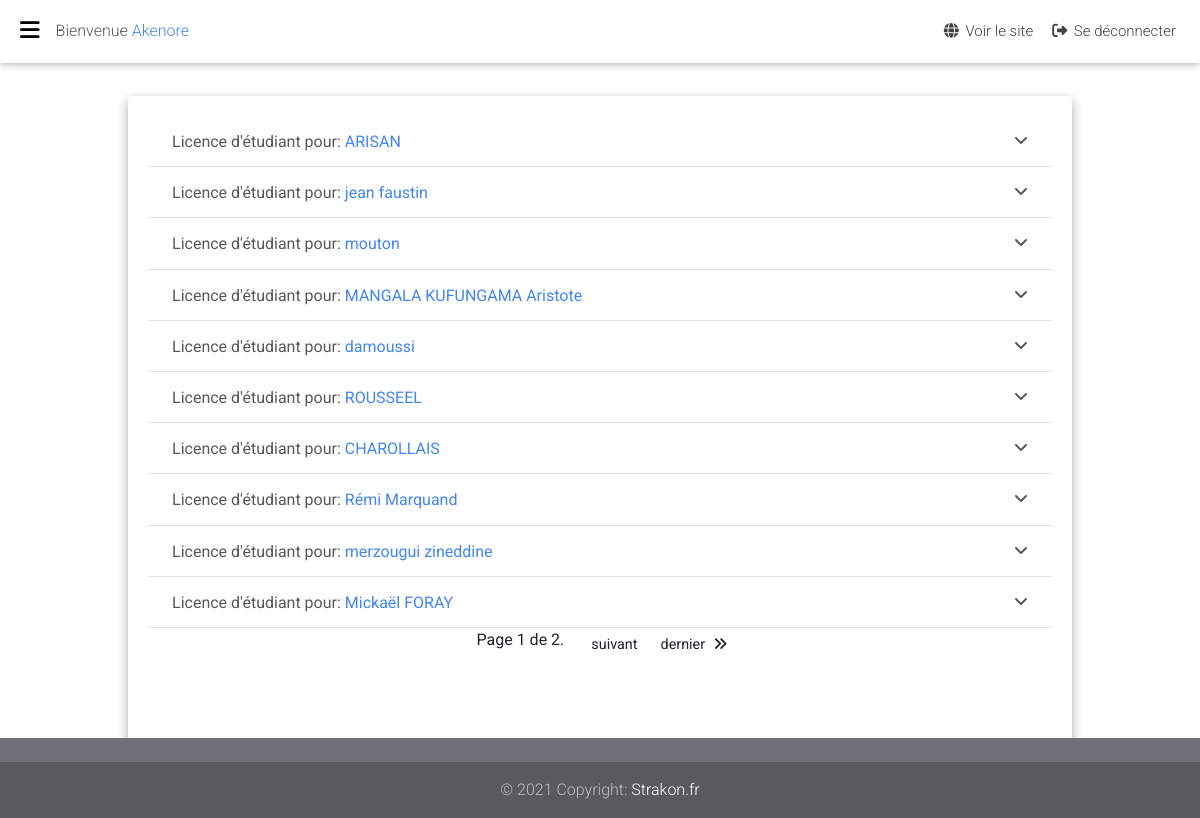
Screenshot of /myadmin/licence/etudiant/ (signed in) with the database file from the repository.
### frontend/models.py (models this page shows, shortened)
class LicenceEtudiant(models.Model):
    COMANDE = [
        ('Licence', 'Licence'),
        ('Mise à jour', 'Mise à jour')
    ]
    COUNTRIES = [
        ('Algérie', 'Algérie'),
        ('Afrique du Sud', 'Afrique du Sud'),
        ('Angola', 'Angola'),
        ('Bénin', 'Bénin'),
        ('Botswana', 'Botswana'),
        ('Burkina', 'Burkina'),
        ('Burundi', 'Burundi'),
        ('Cameroun', 'Cameroun'),
        ('Cap-Vert', 'Cap-Vert'),
        ('République centrafricaine', 'République centrafricaine'),
        ('Comores', 'Comores'),
        ('Congo', 'Congo'),
        ('République démocratique du Congo', 'République démocratique du Congo'),
        ("Côte d'Ivoire", "Côte d'Ivoire"),
        ('Djibouti', 'Djibouti'),
        ('Égypte', 'Égypte'),
        ('Érythrée', 'Érythrée'),
        ('Éthiopie', 'Éthiopie'),
        ('Gabon', 'Gabon'),
        ('Gambie', 'Gambie'),
        ('Ghana', 'Ghana'),
        ('Guinée', 'Guinée'),
        ('Guinée-Bissau', 'Guinée-Bissau'),
        ('Guinée équatoriale', 'Guinée équatoriale'),
        ('Kenya', 'Kenya'),
        ('Lesotho', 'Lesotho'),
        ('Libéria', 'Libéria'),
        ('Libye', 'Libye'),
        ('Madagascar', 'Madagascar'),
        ('Malawi', 'Malawi'),
        ('Mali', 'Mali'),
        ('Maroc', 'Maroc'),
        ('Maurice', 'Maurice'),
        ('Mauritanie', 'Mauritanie'),
        ('Mozambique', 'Mozambique'),
        ('Namibie', 'Namibie'),
        ('Niger', 'Niger'),
        ('Nigeria', 'Nigeria'),
        ('Ouganda', 'Ouganda'),
        ('Rwanda', 'Rwanda'),
        ('Sao Tomé-et-Principe', 'Sao Tomé-et-Principe'),
        ('Sénégal', 'Sénégal'),
        ('Seychelles', 'Seychelles'),
        ('Sierra Leone', 'Sierra Leone'),
        ('Somalie', 'Somalie'),
        ('Soudan', 'Soudan'),
        ('Sud-Soudan', 'Sud-Soudan'),
        ('Swaziland', 'Swaziland'),
        ('Tanzanie', 'Tanzanie'),
        ('Tchad', 'Tchad'),
        ('Togo', 'Togo'),
        ('Tunisie', 'Tunisie'),
        ('Zambie', 'Zambie'),
        ('Zimbabwe', 'Zimbabwe'),
        ('Antigua-et-Barbuda', 'Antigua-et-Barbuda'),
        ('Argentine', 'Argentine'),
        ('Bahamas', 'Bahamas'),
        ('Barbade', 'Barbade'),
        ('Belize', 'Belize'),
        ('Bolivie', 'Bolivie'),
        ('Brésil', 'Brésil'),
        ('Canada', 'Canada'),
        ('Chili', 'Chili'),
        ('Colombie', 'Colombie'),
        ('Costa Rica', 'Costa Rica'),
        ('Cuba', 'Cuba'),
        ('République dominicaine', 'République dominicaine'),
        ('Dominique', 'Dominique'),
        ('Équateur', 'Équateur'),
        ('États-Unis', 'États-Unis'),
        ('Grenade', 'Grenade'),
        ('Guatemala', 'Guatemala'),
        ('Guyana', 'Guyana'),
        ('Haïti', 'Haïti'),
        ('Honduras', 'Honduras'),
        ('Jamaïque', 'Jamaïque'),
        ('Mexique', 'Mexique'),
        ('Nicaragua', 'Nicaragua'),
        ('Panama', 'Panama'),
        ('Paraguay', 'Paraguay'),
        ('Pérou', 'Pérou'),
        ('Porto Rico', 'Porto Rico'),
        ('Saint-Christophe-et-Niévès', 'Saint-Christophe-et-Niévès'),
        ('Sainte-Lucie', 'Sainte-Lucie'),
        ('Saint-Vincent-et-les Grenadines', 'Saint-Vincent-et-les Grenadines'),
        ('Salvador', 'Salvador'),
        ('Suriname', 'Suriname'),
        ('Trinité-et-Tobago', 'Trinité-et-Tobago'),
        ('Uruguay', 'Uruguay'),
        ('Venezuela', 'Venezuela'),
        ('Afghanistan', 'Afghanistan'),
        ('Arabie saoudite', 'Arabie saoudite'),
        ('Bahreïn', 'Bahreïn'),
        ('Bangladesh', 'Bangladesh'),
        ('Bhoutan', 'Bhoutan'),
        ('Birmanie', 'Birmanie'),
        ('Brunei', 'Brunei'),
        ('Cambodge', 'Cambodge'),
        ('Chine', 'Chine'),
        ('Corée du Nord', 'Corée du Nord'),
        ('Corée du Sud', 'Corée du Sud'),
        ('Émirats arabes unis', 'Émirats arabes unis'),
        ('Inde', 'Inde'),
        ('Indonésie', 'Indonésie'),
        ('Irak', 'Irak'),
        ('Iran', 'Iran'),
        ('Palestine', 'Palestine'),
        ('Japon', 'Japon'),
        ('Jordanie', 'Jordanie'),
        ('Kazakhstan', 'Kazakhstan'),
        ('Kirghizistan', 'Kirghizistan'),
        ('Koweït', 'Koweït'),
        ('Laos', 'Laos'),
        ('Liban', 'Liban'),
        ('Malaisie', 'Malaisie'),
        ('Maldives', 'Maldives'),
        ('Mongolie', 'Mongolie'),
        ('Népal', 'Népal'),
        ('Oman', 'Oman'),
        ('Ouzbékistan', 'Ouzbékistan'),
        ('Pakistan', 'Pakistan'),
        ('Philippines', 'Philippines'),
        ('Qatar', 'Qatar'),
        ('Singapour', 'Singapour'),
        ('Sri Lanka', 'Sri Lanka'),
        ('Syrie', 'Syrie'),
        ('Tadjikistan', 'Tadjikistan'),
        ('Taïwan', 'Taïwan'),
        ('Thaïlande', 'Thaïlande'),
        ('Timor oriental', 'Timor oriental'),
        ('Turkménistan', 'Turkménistan'),
        ('Turquie', 'Turquie'),
        ('Viêt Nam', 'Viêt Nam'),
        ('Yémen', 'Yémen'),
        ('Allemagne', 'Allemagne'),
        ('Albanie', 'Albanie'),
        ('Andorre', 'Andorre'),
        ('Arménie', 'Arménie'),
        ('Autriche', 'Autriche'),
        ('Azerbaïdjan', 'Azerbaïdjan'),
        ('Belgique', 'Belgique'),
        ('Biélorussie', 'Biélorussie'),
        ('Bosnie-Herzégovine', 'Bosnie-Herzégovine'),
        ('Bulgarie', 'Bulgarie'),
        ('Chypre', 'Chypre'),
        ('Croatie', 'Croatie'),
        ('Danemark', 'Danemark'),
        ('Espagne', 'Espagne'),
        ('Estonie', 'Estonie'),
        ('Finlande', 'Finlande'),
        ('France', 'France'),
        ('Géorgie', 'Géorgie'),
        ('Grèce', 'Grèce'),
        ('Hongrie', 'Hongrie'),
        ('Irlande', 'Irlande'),
        ('Islande', 'Islande'),
        ('Italie', 'Italie'),
        ('Lettonie', 'Lettonie'),
        ('Liechtenstein', 'Liechtenstein'),
        ('Lituanie', 'Lituanie'),
        ('Luxembourg', 'Luxembourg'),
        ('République de Macédoine', 'République de Macédoine'),
        ('Malte', 'Malte'),
        ('Moldavie', 'Moldavie'),
        ('Monaco', 'Monaco'),
        ('Monténégro', 'Monténégro'),
        ('Norvège', 'Norvège'),
        ('Pays-Bas', 'Pays-Bas'),
        ('Pologne', 'Pologne'),
        ('Portugal', 'Portugal'),
        ('République tchèque', 'République tchèque'),
        ('Roumanie', 'Roumanie'),
        ('Royaume-Uni', 'Royaume-Uni'),
        ('Russie', 'Russie'),
        ('Saint-Marin', 'Saint-Marin'),
        ('Serbie', 'Serbie'),
        ('Slovaquie', 'Slovaquie'),
        ('Slovénie', 'Slovénie'),
        ('Suède', 'Suède'),
        ('Suisse', 'Suisse'),
        ('Ukraine', 'Ukraine'),
        ('Vatican', 'Vatican'),
        ('Australie', 'Australie'),
        ('Fidji', 'Fidji'),
        ('Kiribati', 'Kiribati'),
        ('Marshall', 'Marshall'),
        ('Micronésie', 'Micronésie'),
        ('Nauru', 'Nauru'),
        ('Nouvelle-Zélande', 'Nouvelle-Zélande'),
        ('Palaos', 'Palaos'),
        ('Papouasie-Nouvelle-Guinée', 'Papouasie-Nouvelle-Guinée'),
        ('Salomon', 'Salomon'),
        ('Samoa', 'Samoa'),
        ('Tonga', 'Tonga'),
        ('Tuvalu', 'Tuvalu'),
        ('Vanuatu', 'Vanuatu'),
    ]
    post_date = models.DateTimeField(_("Publié"), auto_now_add=True)
    slug = slug = AutoSlugField(
        populate_from='name', unique_with='name', unique=True)
    commande = models.CharField(
        _("Commandez"), choices=COMANDE, max_length=50, default='Licence')
    name = models.CharField(_("Votre nom"), max_length=50)
    email = models.EmailField(_("Email"), max_length=254)
    address = models.CharField(_("Adresse"), max_length=50)
    code_postal = models.CharField(_("Code Postal"), max_length=50)
    pays = models.CharField(_("Pays"), choices=COUNTRIES, max_length=50)
    enseignement = models.CharField(
        _("Enseignement secondaire / professionnelle"), max_length=200)
    ecole = models.CharField(_("École / Lieu"), max_length=200)
    etude = models.CharField(
        _("Étude / fin de formation estimée"), max_length=200)
    telephone = models.CharField(_("Téléphone"), max_length=50)
    certificat = models.FileField(
        _("Certificat d'immatriculation ou téléchargement similaire"), upload_to='etudian/%Y/%m/%d/', max_length=100)
    confirm = models.BooleanField(
        _("Confirmer les conditions d'utilisation de la licence étudiant"))
    class Meta:
        verbose_name = _("Licence Etudiant")
        verbose_name_plural = _("Licence Etudiants")

### frontend/views.py (the view)
class LicenceEtudiantListView(LoginRequiredMixin, ListView):
    model = LicenceEtudiant
    template_name = "views/admin/licence-etudiant.html"
    ordering = ['-post_date']
    paginate_by = 10

### templates/views/admin/licence-etudiant.html (shortened to what this page needs)
{% extends "views/admin/admin.html" %}
{% load static %}
{% block body %}
<main>
  <div class="container-fluid">
    <div class="card card-cascade wider reverse my-4 pb-5">
      <div class="card-body card-body-cascade wow fadeIn" data-wow-delay="0.2s">
        <div class="accordion md-accordion" id="accordionEx1" role="tablist" aria-multiselectable="true">
          {% for i in page_obj %}
          <div class="card">
            <div class="card-header" role="tab" id="list">
              <a class="collapsed" data-toggle="collapse" data-parent="#accordionEx1" href="#collapseTwo{{i.id}}"
                aria-expanded="false" aria-controls="collapseTwo{{i.id}}">
                <h6 class="mb-0">
                  Licence d'étudiant pour: <span class="text-primary">{{ i.name }}</span>
                  <i class="fas fa-angle-down rotate-icon"></i>
                </h6>
              </a>
            </div>
          </div>
          {% endfor %}
        </div>
        <div class="text-center mb-5">
          <nav class="pagination justify-content-center" aria-label="Page navigation example">
            <ul class="step-links pagination pg-blue">
              <li class="current page-item mx-3">
                Page {{ page_obj.number }} de {{ page_obj.paginator.num_pages }}.
              </li>
              {% if page_obj.has_next %}
              <li class="page-item"><a class="page-link" href="?page={{ page_obj.next_page_number }}">suivant</a></li>
              <li class="page-item"><a class="page-link" href="?page={{ page_obj.paginator.num_pages }}">dernier<i
                    class="fas fa-angle-double-right ml-2"></i></a></li>
              {% endif %}
            </ul>
          </nav>
        </div>
      </div>
    </div>
  </div>
</main>
{% endblock body %}

### templates/views/admin/header.html (shortened to what this page needs)
{% load static %}
<header>
  <nav class="navbar fixed-top navbar-toggleable-md navbar-expand-lg scrolling-navbar double-nav">
    <div class="float-left">
      <a href="#" data-activates="slide-out" class="button-collapse black-text"><i class="fas fa-bars"></i></a>
    </div>
    <div class="breadcrumb-dn mr-auto">
      <p>Bienvenue <span class="text-primary">{{ user.username }}</span></p>
    </div>
    <ul class="nav navbar-nav nav-flex-icons ml-auto">
      <li class="nav-item">
        <a href="{% url 'accueil' %}" class="nav-link"><i class="fas fa-globe"></i> <span
            class="clearfix d-none d-sm-inline-block">Voir le site</span></a>
      </li>
      <li class="nav-item">
        <a href="{% url 'account_logout' %}" class="nav-link"><i class="fas fa-sign-out-alt"></i> <span
            class="clearfix d-none d-sm-inline-block">Se déconnecter</span></a>
      </li>
    </ul>
  </nav>
</header>

### static/frontend/css/style.css (style rules this page uses)
h1, h2, h3, h4, h5, h6, p { color: #58585a; }
.accordion>.card { overflow: hidden }
.accordion>.card:not(:last-of-type) { border-bottom: 0; border-bottom-right-radius: 0; border-bottom-left-radius: 0 }
.accordion>.card:not(:first-of-type) { border-top-left-radius: 0; border-top-right-radius: 0 }
.accordion>.card>.card-header { border-radius: 0; margin-bottom: -1px }
.md-accordion .card { overflow: visible; border-bottom: 1px solid #e0e0e0; border-radius: 0; -webkit-box-shadow: none; box-shadow: none }
.md-accordion .card:first-of-type, .md-accordion .card:not(:first-of-type):not(:last-of-type) { border-bottom: 1px solid #e0e0e0 }
.md-accordion .card .card-header { padding: 1rem 1.5rem; background: transparent; border-bottom: 0 }
.md-accordion .card .card-header a { -webkit-transition: ease-in-out .3s; transition: ease-in-out .3s }
.md-accordion .card .fa-angle-down { float: right }

### rows the page displays
LicenceEtudiant: name "ARISAN"
LicenceEtudiant: name "jean faustin"
LicenceEtudiant: name "mouton"
LicenceEtudiant: name "MANGALA KUFUNGAMA Aristote"
LicenceEtudiant: name "damoussi"
LicenceEtudiant: name "ROUSSEEL"
LicenceEtudiant: name "CHAROLLAIS"
LicenceEtudiant: name "Rémi Marquand"
LicenceEtudiant: name "merzougui zineddine"
LicenceEtudiant: name "Mickaël FORAY"

### other values shown
{{ user.username }} "Akenore"
{{ page_obj.number }} "1"
{{ page_obj.paginator.num_pages }} "2"
